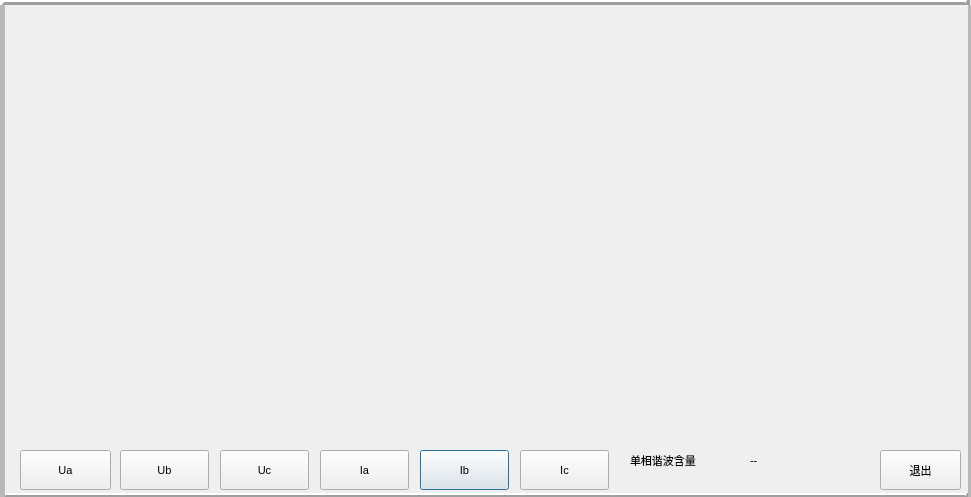
<?xml version="1.0" encoding="UTF-8"?>
<ui version="4.0">
 <class>ThdMainDlg</class>
 <widget class="QDialog" name="ThdMainDlg">
  <property name="geometry">
   <rect>
    <x>0</x>
    <y>0</y>
    <width>971</width>
    <height>497</height>
   </rect>
  </property>
  <property name="font">
   <font>
    <family>Ubuntu</family>
    <pointsize>8</pointsize>
    <italic>false</italic>
    <bold>false</bold>
   </font>
  </property>
  <property name="windowTitle">
   <string>Dialog</string>
  </property>
  <property name="styleSheet">
   <string notr="true">font: 8pt &quot;Ubuntu&quot;;</string>
  </property>
  <widget class="QPushButton" name="curBbtn">
   <property name="geometry">
    <rect>
     <x>420</x>
     <y>450</y>
     <width>89</width>
     <height>40</height>
    </rect>
   </property>
   <property name="minimumSize">
    <size>
     <width>0</width>
     <height>40</height>
    </size>
   </property>
   <property name="text">
    <string>Ib</string>
   </property>
  </widget>
  <widget class="QLabel" name="label">
   <property name="geometry">
    <rect>
     <x>630</x>
     <y>440</y>
     <width>111</width>
     <height>41</height>
    </rect>
   </property>
   <property name="text">
    <string>单相谐波含量</string>
   </property>
  </widget>
  <widget class="QPushButton" name="volAbtn">
   <property name="geometry">
    <rect>
     <x>20</x>
     <y>450</y>
     <width>91</width>
     <height>40</height>
    </rect>
   </property>
   <property name="minimumSize">
    <size>
     <width>0</width>
     <height>40</height>
    </size>
   </property>
   <property name="text">
    <string>Ua</string>
   </property>
  </widget>
  <widget class="QPushButton" name="curCbtn">
   <property name="geometry">
    <rect>
     <x>520</x>
     <y>450</y>
     <width>89</width>
     <height>40</height>
    </rect>
   </property>
   <property name="minimumSize">
    <size>
     <width>0</width>
     <height>40</height>
    </size>
   </property>
   <property name="text">
    <string>Ic</string>
   </property>
  </widget>
  <widget class="QPushButton" name="volBbtn">
   <property name="geometry">
    <rect>
     <x>120</x>
     <y>450</y>
     <width>89</width>
     <height>40</height>
    </rect>
   </property>
   <property name="minimumSize">
    <size>
     <width>0</width>
     <height>40</height>
    </size>
   </property>
   <property name="text">
    <string>Ub</string>
   </property>
  </widget>
  <widget class="QPushButton" name="curAbtn">
   <property name="geometry">
    <rect>
     <x>320</x>
     <y>450</y>
     <width>89</width>
     <height>40</height>
    </rect>
   </property>
   <property name="minimumSize">
    <size>
     <width>0</width>
     <height>40</height>
    </size>
   </property>
   <property name="text">
    <string>Ia</string>
   </property>
  </widget>
  <widget class="QLabel" name="thdLab">
   <property name="geometry">
    <rect>
     <x>750</x>
     <y>440</y>
     <width>111</width>
     <height>41</height>
    </rect>
   </property>
   <property name="text">
    <string>--</string>
   </property>
  </widget>
  <widget class="QPushButton" name="volCbtn">
   <property name="geometry">
    <rect>
     <x>220</x>
     <y>450</y>
     <width>89</width>
     <height>40</height>
    </rect>
   </property>
   <property name="minimumSize">
    <size>
     <width>0</width>
     <height>40</height>
    </size>
   </property>
   <property name="text">
    <string>Uc</string>
   </property>
  </widget>
  <widget class="QWidget" name="tablewid" native="true">
   <property name="geometry">
    <rect>
     <x>10</x>
     <y>210</y>
     <width>951</width>
     <height>231</height>
    </rect>
   </property>
   <property name="styleSheet">
    <string notr="true">font: 8pt &quot;Ubuntu&quot;;</string>
   </property>
  </widget>
  <widget class="QWidget" name="chartwid" native="true">
   <property name="geometry">
    <rect>
     <x>10</x>
     <y>10</y>
     <width>951</width>
     <height>191</height>
    </rect>
   </property>
   <property name="styleSheet">
    <string notr="true">font: 8pt &quot;Ubuntu&quot;;</string>
   </property>
  </widget>
  <widget class="QPushButton" name="quitBtn">
   <property name="geometry">
    <rect>
     <x>880</x>
     <y>450</y>
     <width>81</width>
     <height>40</height>
    </rect>
   </property>
   <property name="minimumSize">
    <size>
     <width>0</width>
     <height>40</height>
    </size>
   </property>
   <property name="text">
    <string>退出</string>
   </property>
  </widget>
  <widget class="Line" name="line">
   <property name="geometry">
    <rect>
     <x>0</x>
     <y>0</y>
     <width>970</width>
     <height>5</height>
    </rect>
   </property>
   <property name="frameShadow">
    <enum>QFrame::Raised</enum>
   </property>
   <property name="lineWidth">
    <number>5</number>
   </property>
   <property name="orientation">
    <enum>Qt::Horizontal</enum>
   </property>
  </widget>
  <widget class="Line" name="line_2">
   <property name="geometry">
    <rect>
     <x>0</x>
     <y>493</y>
     <width>970</width>
     <height>5</height>
    </rect>
   </property>
   <property name="frameShadow">
    <enum>QFrame::Raised</enum>
   </property>
   <property name="lineWidth">
    <number>5</number>
   </property>
   <property name="orientation">
    <enum>Qt::Horizontal</enum>
   </property>
  </widget>
  <widget class="Line" name="line_3">
   <property name="geometry">
    <rect>
     <x>0</x>
     <y>5</y>
     <width>5</width>
     <height>492</height>
    </rect>
   </property>
   <property name="sizePolicy">
    <sizepolicy hsizetype="Fixed" vsizetype="Minimum">
     <horstretch>0</horstretch>
     <verstretch>0</verstretch>
    </sizepolicy>
   </property>
   <property name="frameShadow">
    <enum>QFrame::Raised</enum>
   </property>
   <property name="lineWidth">
    <number>0</number>
   </property>
   <property name="midLineWidth">
    <number>5</number>
   </property>
   <property name="orientation">
    <enum>Qt::Vertical</enum>
   </property>
  </widget>
  <widget class="Line" name="line_4">
   <property name="geometry">
    <rect>
     <x>968</x>
     <y>5</y>
     <width>5</width>
     <height>492</height>
    </rect>
   </property>
   <property name="sizePolicy">
    <sizepolicy hsizetype="Fixed" vsizetype="Minimum">
     <horstretch>0</horstretch>
     <verstretch>0</verstretch>
    </sizepolicy>
   </property>
   <property name="frameShadow">
    <enum>QFrame::Raised</enum>
   </property>
   <property name="lineWidth">
    <number>0</number>
   </property>
   <property name="midLineWidth">
    <number>5</number>
   </property>
   <property name="orientation">
    <enum>Qt::Vertical</enum>
   </property>
  </widget>
 </widget>
 <resources/>
 <connections/>
</ui>
